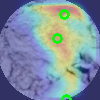

Recreate this plot in Python.

#!/usr/bin/env python3
# -*- coding: utf-8 -*-
"""
Created on Sat Mar 27 13:34:05 2021

@author: karl
"""
from keras.utils import Sequence
import numpy as np   
import scipy.io as sio
import glob
import cv2
from PIL import Image
import imutils

imutils.rotate_bound

#def getEvens(matList):

def getOdds(fileList):

    oddsList = []
    for filename in fileList:
        
        if int(filename.split('/')[-2].split('_')[1])%2==1:
            oddsList.append(filename)
            
    
    return oddsList


def getEvens(fileList):

    evensList = []
    for filename in fileList:
        
        if int(filename.split('/')[-2].split('_')[1])%2==0:
            evensList.append(filename)
            
    
    return evensList

testList = glob.glob('/media/karl/DATA/retinalCNN_data/*/*.mat')
testList = getEvens(testList)

def my_readfunction(filename):
    
    mat = sio.loadmat(filename,squeeze_me=True,struct_as_record=False)['depth']
    mat = mat-mat[50,50]
    mat[np.isnan(mat)]=0
    rgb = sio.loadmat(filename,squeeze_me=True,struct_as_record=False)['rgb']/255
    mat = np.concatenate((mat[:,:,None],rgb),axis=2)
    
    return mat

def my_readfunction_out(filename):
    
    mat = sio.loadmat(filename,squeeze_me=True,struct_as_record=False)['this_foot_map']
    mat[mat==0]=1e-32
    mat = np.array(mat)
    mat = mat[:,:,None]
    
    return mat


def get_foot_coords(filename):
    
    mat = sio.loadmat(filename,squeeze_me=True,struct_as_record=False)
    
    return mat['step_ii'],mat['step_jj']

def my_readfunction_rgb(filename):
    
    mat = sio.loadmat(filename,squeeze_me=True,struct_as_record=False)['rgb']
    
    return mat

def getInputStack_saliency_rgb(fileList):
    

    x = np.stack([my_readfunction(filename) for filename in fileList])
    y = np.stack([my_readfunction_out(filename) for filename in fileList])
    z = np.stack([my_readfunction_rgb(filename) for filename in fileList])
    
    foot_coords = [get_foot_coords(filename) for filename in fileList]
    
    return x,y,z,foot_coords


#%%
from nn_utils import getCNN_saliency
import tensorflow as tf
from sklearn.utils import class_weight
from sklearn.model_selection import train_test_split
from scipy.signal import convolve2d
import os

this_means = []
this_medians = []
tf.compat.v1.disable_eager_execution()
config = tf.compat.v1.ConfigProto()
config.gpu_options.allow_growth = True
session = tf.compat.v1.Session(config=config)

#sub_test_list = [testList[idx] for idx in list(np.random.choice(len(testList),1000))]
sub_test_list = testList

x_test,y_test,rgb_test,foot_ii_jj = getInputStack_saliency_rgb(sub_test_list)
    



for ee in range(1):
    if not os.path.exists('results/both/{ee}.npy'.format(ee=ee)):
        model = tf.keras.models.load_model('models_both/{ee}'.format(ee=ee))
        test = model.predict(x_test)
        quants = []  
        overlayed_img = []
        
        
        
        for idx,pred_map in enumerate(list(test)):
            
            
            this_img = rgb_test[idx]
            this_map = cv2.applyColorMap(np.round((1-pred_map/np.max(pred_map))*255).astype(np.uint8),cv2.COLORMAP_JET)
            
            out_img = cv2.addWeighted(this_map,0.3,this_img,0.7,0)#  
            
            this_ii = foot_ii_jj[idx][0]
            this_jj = foot_ii_jj[idx][1]
        
            try:
                for edx in range(this_ii.shape[0]):
                        
                    this_quant = np.sum(pred_map[this_ii[edx],this_jj[edx]]>pred_map.ravel())/(np.prod(pred_map.shape[:2]))
                    quants.append(this_quant)
                    
        #            
                    out_img = cv2.circle(out_img,(this_jj[edx],this_ii[edx]),4,(0,255,0),2)
                    
    #            this_quant = np.sum(pred_map.ravel()[max_dex]>pred_map.ravel())/(np.prod(pred_map.shape[:2]))
    #            
            except:
                pass
#            quants.append(this_quant)
#            
            
            
            
            this_image_str = testList[idx].split('/')
            this_image_str[4] = 'retinalCNN_outputs'
            last_bit = this_image_str[-1]
            last_bit = last_bit.split('.')
            last_bit[-1] = 'png'
            this_image_str[-1] = '.'.join(last_bit)
            
            this_image_str = '/'.join(this_image_str)
            Image.fromarray(out_img).save(this_image_str)
            
#            cv2.imwrite(,out_img)
#            overlayed_img.append(out_img)
            
        print(str(ee)+'_'+str(np.mean(quants)))
        print(str(ee)+'_'+str(np.median(quants)))
        
    #    this_means.append(np.mean(quants))
    #    this_medians.append(np.median(quants))
    
    
        np.save('results/both/{ee}.npy'.format(ee=ee),{'mean':np.mean(quants),'median':np.median(quants)})
    #model.save('63')
    
    #all_quants = []
    # 
    #for idx,this_map in enumerate(list(test)):
    #    
    #    this_coords = z_test[idx]
    #    
    #    quants=[]
    #    
    #    for coords in this_coords:
    #
    #        this_quant = np.sum(this_map[coords[0],coords[1]]>this_map.ravel())/(np.prod(this_map.shape[:2]))
    #        quants.append(this_quant)
    #        
    #    all_quants.append(quants)
    #        
    #print(np.median(all_quants,axis=0))